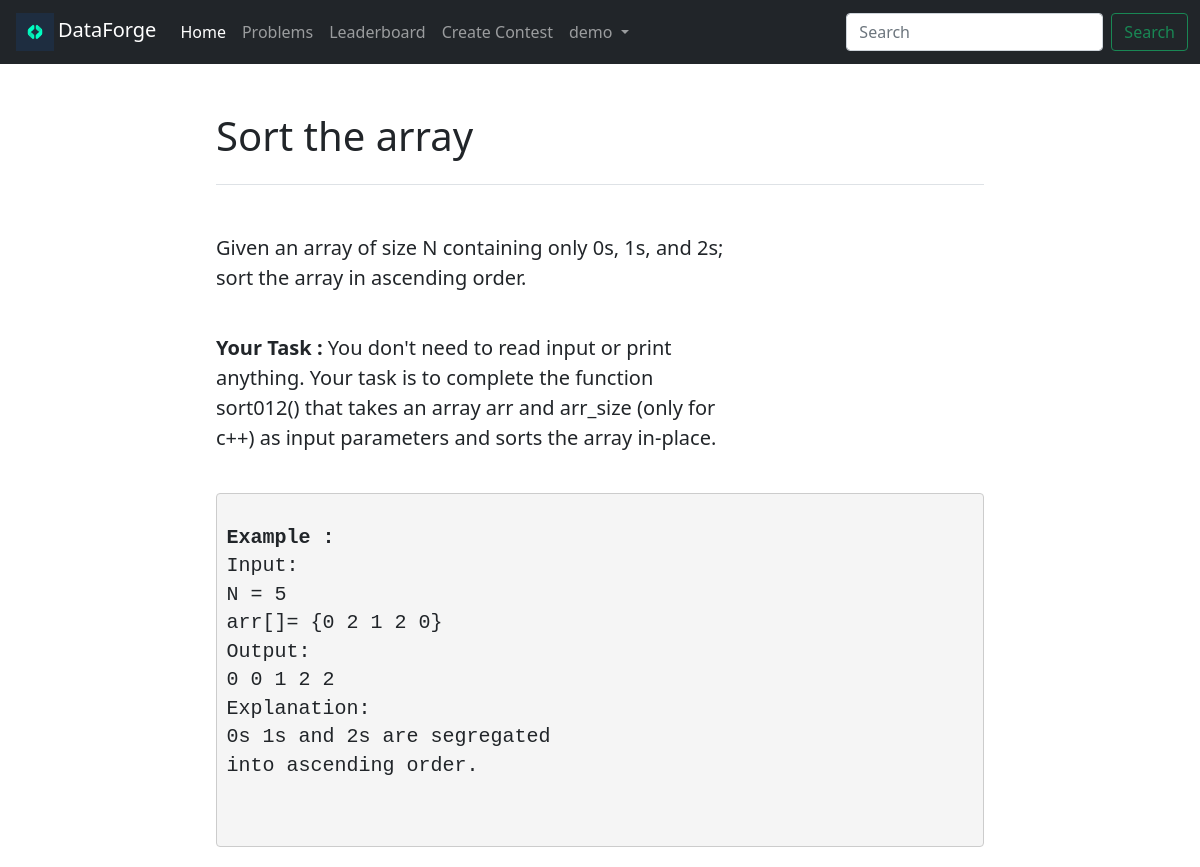
/problem_desc/demo/2 (upper part), run on an earlier commit of the app's database.
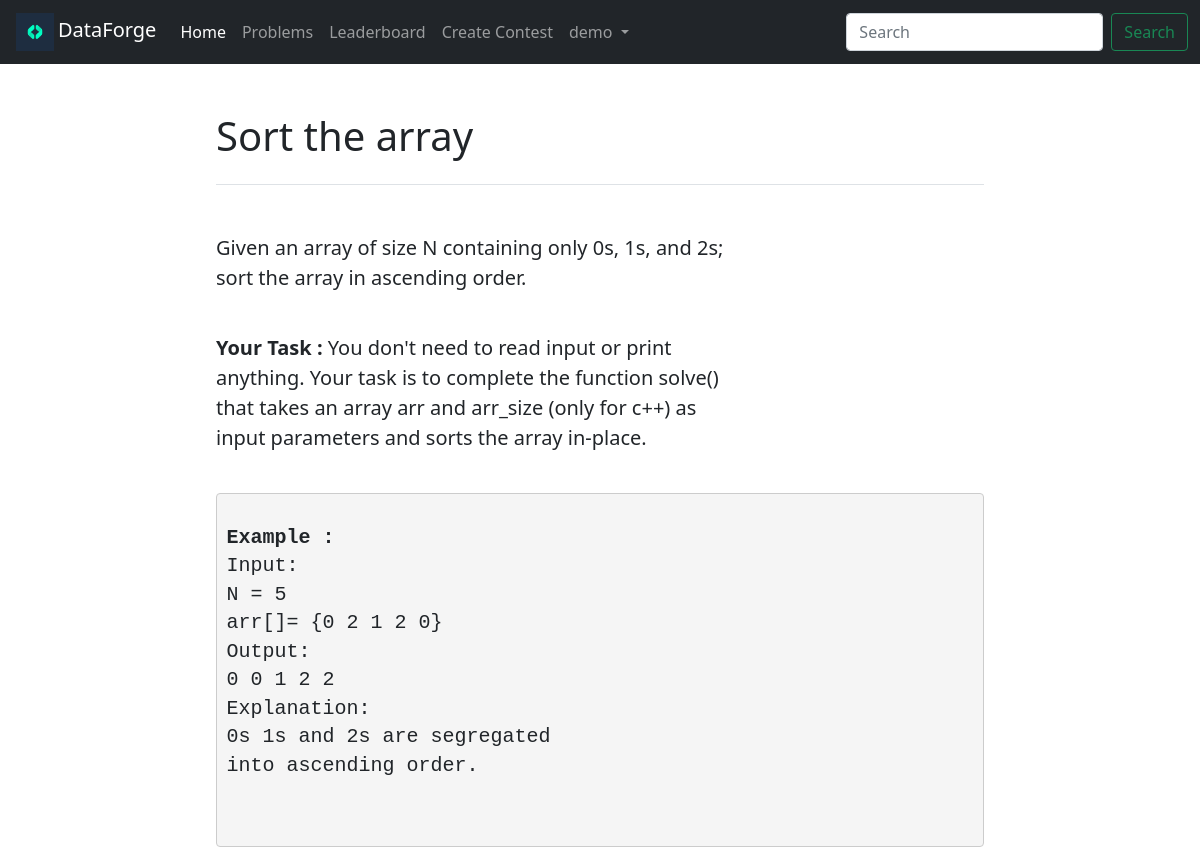
And on a later commit of the database.
### Home/models.py (models this page shows, shortened)
class Problem(models.Model):
    id = models.IntegerField(primary_key=True)
    name = models.CharField(max_length=122)
    type = models.CharField(max_length=50)
    difficuilty = models.CharField(max_length=10)
    statement = models.TextField()
    task = models.TextField(null=True)
    time_complexity = models.CharField(max_length=50,null=True)
    space_complexity = models.CharField(max_length=50,null=True)
    constraints = models.CharField(max_length=122,null=True)
    example = models.TextField(null=True)

### Home/views.py (the view)
# urls.py: path("problem_desc/<str:user_name>/<int:id>", views.problem_description, name="problem_description"),
def problem_description(request,user_name,id):
    user = User.objects.get(username=str(user_name))
    problem = Problem.objects.get(id=id)
    rank = User.objects.all().filter(problems_solved__gt=user.problems_solved).count() + 1
    return render(request,'problem_desc.html',{'user':user,'problem':problem,'rank':rank})

### templates/problem_desc.html (shortened to what this page needs)
{% extends 'base.html' %}
{% block account %}
  <li class="nav-item dropdown">
    <a class="nav-link dropdown-toggle" href="#" id="navbarDropdown" role="button" data-bs-toggle="dropdown" aria-expanded="false">
        {{ user.name }}
    </a>
  </li>
{% endblock account %}
{% block problems %}
<li class="nav-item">
  <a class="nav-link" href="/problems/{{ user.username }}">Problems</a>
</li>
{% endblock problems %}
{% block navbar %}
  <form class="d-flex" method="post" action="/problem_search/{{ user.username }}">
    <input class="form-control me-2" type="search" name="search" placeholder="Search" aria-label="Search">
    <button class="btn btn-outline-success" type="submit">Search</button>
  </form>
{% endblock navbar %}
{% block body %}
<div class="col-lg-8 mx-auto p-3 py-md-5">
    <header class="d-flex align-items-center pb-3 mb-5 border-bottom">
      <a href="/" class="d-flex align-items-center text-dark text-decoration-none">
        <span class="fs-4"><h1>{{ problem.name }}</h1></span>
      </a>
    </header>
    <main>
      <p class="fs-5 col-md-8">{{ problem.statement }}</p>
      <br>
      <p class="fs-5 col-md-8"><strong>Your Task :</strong> {{ problem.task }}</p>
      <br>
      <pre style="display:block;padding:9.5px;margin:0px;line-height: 1.42857143;word-break: break-all;word-wrap: break-word;background-color: #f5f5f5;border: 1px solid #ccc;border-radius: 4px;">
        <p class="fs-5 col-md-8"><strong>Example :</strong> <br>{{ problem.example }}</p>
      </pre>
      <br>
      <br>
      <br>
    </main>
  </div>
{% endblock body %}

What changed in the data, as far as the page shows it:
changed Problem "Sort the array": task "…to complete the function sort012() that takes an array…" → "…to complete the function solve() that takes an array…"
